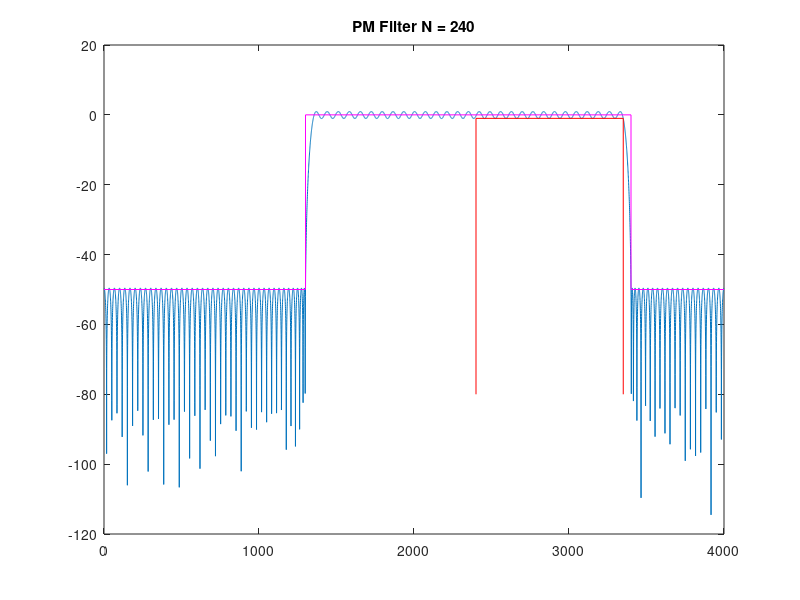

The MATLAB source for this figure:
clear all;
close all;
clc;

fsamp = 8000;
As = 50; Ap = 1;

fcuts = [1300 2400 3350 3400]; % valores de acordo com o exemplo passado (aula_20_nova_janela.m)
w = fcuts/8000*(2*pi);
ws1 = w(1)/pi; wp1 = w(2)/pi; wp2 = w(3)/pi; ws2 = w(4)/pi;
mags = [0 1 0];
devs_As = 10^(-As/20);
devs_Ap = 1-10^(-Ap/20);
devs = [devs_As devs_Ap devs_As];
G0 = 0;

% calculo da ordem com firpmord
fcuts = fcuts + [0 -1050 0 0]; % aumentando restricao para o algoritmo
[n,f0,a0,w0] = firpmord(fcuts,mags,devs,fsamp);

% calculo algoritmo PM
h_pm = firpm(n,f0,a0,w0);
h_pm = h_pm*10^(G0/20);

[Hw,w] = freqz(h_pm, 1, 10000);
plot(w*fsamp/2/pi,20*log10(abs(Hw)))
title_txt = ['PM Filter N = ' num2str(n)];
title(title_txt)
hold on
Amin = 80;
% ylim([-Amin 10])
plot([wp1, wp1, wp2, wp2]*fsamp/2, -[Amin Ap, Ap, Amin], '-r')
plot([0, ws1, ws1, ws2, ws2, 1]*fsamp/2,-[As, As, 0, 0, As,As], '-m')
